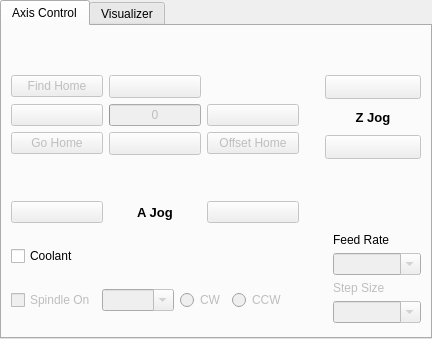
       <widget class="QTabWidget" name="tabControls">
        <property name="enabled">
         <bool>true</bool>
        </property>
        <property name="sizePolicy">
         <sizepolicy hsizetype="Expanding" vsizetype="Expanding">
          <horstretch>0</horstretch>
          <verstretch>0</verstretch>
         </sizepolicy>
        </property>
        <property name="currentIndex">
         <number>0</number>
        </property>
        <widget class="QWidget" name="tabAxis">
         <attribute name="title">
          <string>Axis Control</string>
         </attribute>
         <layout class="QVBoxLayout" name="verticalLayout_6">
          <item>
           <layout class="QHBoxLayout" name="horizontalLayout_13" stretch="150,0,50">
            <property name="sizeConstraint">
             <enum>QLayout::SetDefaultConstraint</enum>
            </property>
            <item>
             <layout class="QGridLayout" name="gridLayout" rowstretch="0,0,0,0,0,0,0,0">
              <property name="sizeConstraint">
               <enum>QLayout::SetMinimumSize</enum>
              </property>
              <item row="3" column="0">
               <widget class="QPushButton" name="btnDecX">
                <property name="enabled">
                 <bool>false</bool>
                </property>
                <property name="sizePolicy">
                 <sizepolicy hsizetype="Expanding" vsizetype="Expanding">
                  <horstretch>0</horstretch>
                  <verstretch>0</verstretch>
                 </sizepolicy>
                </property>
                <property name="maximumSize">
                 <size>
                  <width>16777215</width>
                  <height>300</height>
                 </size>
                </property>
                <property name="text">
                 <string/>
                </property>
                <property name="icon">
                 <iconset>
                  <normaloff>icons/arrowhead7.png</normaloff>icons/arrowhead7.png</iconset>
                </property>
                <property name="iconSize">
                 <size>
                  <width>24</width>
                  <height>24</height>
                 </size>
                </property>
                <property name="flat">
                 <bool>false</bool>
                </property>
               </widget>
              </item>
              <item row="3" column="3">
               <widget class="QPushButton" name="btnIncX">
                <property name="enabled">
                 <bool>false</bool>
                </property>
                <property name="sizePolicy">
                 <sizepolicy hsizetype="Expanding" vsizetype="Expanding">
                  <horstretch>0</horstretch>
                  <verstretch>0</verstretch>
                 </sizepolicy>
                </property>
                <property name="maximumSize">
                 <size>
                  <width>16777215</width>
                  <height>300</height>
                 </size>
                </property>
                <property name="text">
                 <string/>
                </property>
                <property name="icon">
                 <iconset>
                  <normaloff>icons/arrow487.png</normaloff>icons/arrow487.png</iconset>
                </property>
                <property name="iconSize">
                 <size>
                  <width>24</width>
                  <height>24</height>
                 </size>
                </property>
                <property name="flat">
                 <bool>false</bool>
                </property>
               </widget>
              </item>
              <item row="7" column="0">
               <widget class="QPushButton" name="btnDecA">
                <property name="enabled">
                 <bool>false</bool>
                </property>
                <property name="text">
                 <string/>
                </property>
                <property name="icon">
                 <iconset>
                  <normaloff>icons/minus25.png</normaloff>icons/minus25.png</iconset>
                </property>
                <property name="iconSize">
                 <size>
                  <width>24</width>
                  <height>24</height>
                 </size>
                </property>
                <property name="flat">
                 <bool>false</bool>
                </property>
               </widget>
              </item>
              <item row="7" column="3">
               <widget class="QPushButton" name="btnIncA">
                <property name="enabled">
                 <bool>false</bool>
                </property>
                <property name="text">
                 <string/>
                </property>
                <property name="icon">
                 <iconset>
                  <normaloff>icons/plus32.png</normaloff>icons/plus32.png</iconset>
                </property>
                <property name="iconSize">
                 <size>
                  <width>24</width>
                  <height>24</height>
                 </size>
                </property>
                <property name="flat">
                 <bool>false</bool>
                </property>
               </widget>
              </item>
              <item row="4" column="1">
               <widget class="QPushButton" name="btnDecY">
                <property name="enabled">
                 <bool>false</bool>
                </property>
                <property name="sizePolicy">
                 <sizepolicy hsizetype="Expanding" vsizetype="Expanding">
                  <horstretch>0</horstretch>
                  <verstretch>0</verstretch>
                 </sizepolicy>
                </property>
                <property name="maximumSize">
                 <size>
                  <width>16777215</width>
                  <height>300</height>
                 </size>
                </property>
                <property name="text">
                 <string/>
                </property>
                <property name="icon">
                 <iconset>
                  <normaloff>icons/arrow483.png</normaloff>icons/arrow483.png</iconset>
                </property>
                <property name="iconSize">
                 <size>
                  <width>24</width>
                  <height>24</height>
                 </size>
                </property>
                <property name="flat">
                 <bool>false</bool>
                </property>
               </widget>
              </item>
              <item row="1" column="0">
               <widget class="QPushButton" name="btnFindHome">
                <property name="enabled">
                 <bool>false</bool>
                </property>
                <property name="sizePolicy">
                 <sizepolicy hsizetype="Minimum" vsizetype="Fixed">
                  <horstretch>0</horstretch>
                  <verstretch>0</verstretch>
                 </sizepolicy>
                </property>
                <property name="toolTip">
                 <string>Find home for all axis</string>
                </property>
                <property name="text">
                 <string>Find Home</string>
                </property>
               </widget>
              </item>
              <item row="6" column="1">
               <spacer name="verticalSpacer_2">
                <property name="orientation">
                 <enum>Qt::Vertical</enum>
                </property>
                <property name="sizeHint" stdset="0">
                 <size>
                  <width>20</width>
                  <height>40</height>
                 </size>
                </property>
               </spacer>
              </item>
              <item row="4" column="0">
               <widget class="QPushButton" name="btnGoHome">
                <property name="enabled">
                 <bool>false</bool>
                </property>
                <property name="sizePolicy">
                 <sizepolicy hsizetype="Minimum" vsizetype="Fixed">
                  <horstretch>0</horstretch>
                  <verstretch>0</verstretch>
                 </sizepolicy>
                </property>
                <property name="text">
                 <string>Go Home</string>
                </property>
               </widget>
              </item>
              <item row="1" column="1">
               <widget class="QPushButton" name="btnIncY">
                <property name="enabled">
                 <bool>false</bool>
                </property>
                <property name="sizePolicy">
                 <sizepolicy hsizetype="Expanding" vsizetype="Expanding">
                  <horstretch>0</horstretch>
                  <verstretch>0</verstretch>
                 </sizepolicy>
                </property>
                <property name="maximumSize">
                 <size>
                  <width>16777215</width>
                  <height>300</height>
                 </size>
                </property>
                <property name="text">
                 <string/>
                </property>
                <property name="icon">
                 <iconset>
                  <normaloff>icons/navigate6.png</normaloff>icons/navigate6.png</iconset>
                </property>
                <property name="iconSize">
                 <size>
                  <width>24</width>
                  <height>24</height>
                 </size>
                </property>
                <property name="flat">
                 <bool>false</bool>
                </property>
               </widget>
              </item>
              <item row="0" column="1">
               <spacer name="verticalSpacer">
                <property name="orientation">
                 <enum>Qt::Vertical</enum>
                </property>
                <property name="sizeHint" stdset="0">
                 <size>
                  <width>20</width>
                  <height>40</height>
                 </size>
                </property>
               </spacer>
              </item>
              <item row="7" column="1">
               <widget class="QLabel" name="lblJogA">
                <property name="font">
                 <font>
                  <pointsize>10</pointsize>
                  <weight>75</weight>
                  <bold>true</bold>
                 </font>
                </property>
                <property name="text">
                 <string>A Jog</string>
                </property>
                <property name="alignment">
                 <set>Qt::AlignCenter</set>
                </property>
               </widget>
              </item>
              <item row="4" column="3">
               <widget class="QPushButton" name="btnOffsetGoHome">
                <property name="enabled">
                 <bool>false</bool>
                </property>
                <property name="text">
                 <string>Offset Home</string>
                </property>
               </widget>
              </item>
              <item row="3" column="1">
               <widget class="QProgressBar" name="progressVelocity">
                <property name="enabled">
                 <bool>false</bool>
                </property>
                <property name="maximum">
                 <number>16000</number>
                </property>
                <property name="value">
                 <number>0</number>
                </property>
                <property name="textVisible">
                 <bool>true</bool>
                </property>
                <property name="format">
                 <string>%v</string>
                </property>
               </widget>
              </item>
             </layout>
            </item>
            <item>
             <spacer name="horizontalSpacer_5">
              <property name="orientation">
               <enum>Qt::Horizontal</enum>
              </property>
              <property name="sizeHint" stdset="0">
               <size>
                <width>20</width>
                <height>20</height>
               </size>
              </property>
             </spacer>
            </item>
            <item>
             <layout class="QVBoxLayout" name="layoutZJog">
              <property name="sizeConstraint">
               <enum>QLayout::SetMinimumSize</enum>
              </property>
              <item>
               <spacer name="verticalSpacer_4">
                <property name="orientation">
                 <enum>Qt::Vertical</enum>
                </property>
                <property name="sizeHint" stdset="0">
                 <size>
                  <width>20</width>
                  <height>40</height>
                 </size>
                </property>
               </spacer>
              </item>
              <item>
               <widget class="QPushButton" name="btnIncZ">
                <property name="enabled">
                 <bool>false</bool>
                </property>
                <property name="sizePolicy">
                 <sizepolicy hsizetype="Expanding" vsizetype="Expanding">
                  <horstretch>0</horstretch>
                  <verstretch>0</verstretch>
                 </sizepolicy>
                </property>
                <property name="maximumSize">
                 <size>
                  <width>16777215</width>
                  <height>300</height>
                 </size>
                </property>
                <property name="text">
                 <string/>
                </property>
                <property name="icon">
                 <iconset>
                  <normaloff>icons/navigate6.png</normaloff>icons/navigate6.png</iconset>
                </property>
                <property name="iconSize">
                 <size>
                  <width>24</width>
                  <height>24</height>
                 </size>
                </property>
                <property name="flat">
                 <bool>false</bool>
                </property>
               </widget>
              </item>
              <item>
               <widget class="QLabel" name="lblJogZ">
                <property name="sizePolicy">
                 <sizepolicy hsizetype="Preferred" vsizetype="Expanding">
                  <horstretch>0</horstretch>
                  <verstretch>0</verstretch>
                 </sizepolicy>
                </property>
                <property name="font">
                 <font>
                  <pointsize>10</pointsize>
                  <weight>75</weight>
                  <bold>true</bold>
                 </font>
                </property>
                <property name="text">
                 <string>Z Jog</string>
                </property>
                <property name="alignment">
                 <set>Qt::AlignCenter</set>
                </property>
               </widget>
              </item>
              <item>
               <widget class="QPushButton" name="btnDecZ">
                <property name="enabled">
                 <bool>false</bool>
                </property>
                <property name="sizePolicy">
                 <sizepolicy hsizetype="Expanding" vsizetype="Expanding">
                  <horstretch>0</horstretch>
                  <verstretch>0</verstretch>
                 </sizepolicy>
                </property>
                <property name="maximumSize">
                 <size>
                  <width>16777215</width>
                  <height>300</height>
                 </size>
                </property>
                <property name="text">
                 <string/>
                </property>
                <property name="icon">
                 <iconset>
                  <normaloff>icons/arrow483.png</normaloff>icons/arrow483.png</iconset>
                </property>
                <property name="iconSize">
                 <size>
                  <width>24</width>
                  <height>24</height>
                 </size>
                </property>
                <property name="flat">
                 <bool>false</bool>
                </property>
               </widget>
              </item>
              <item>
               <spacer name="verticalSpacer_3">
                <property name="orientation">
                 <enum>Qt::Vertical</enum>
                </property>
                <property name="sizeHint" stdset="0">
                 <size>
                  <width>20</width>
                  <height>64</height>
                 </size>
                </property>
               </spacer>
              </item>
             </layout>
            </item>
           </layout>
          </item>
          <item>
           <layout class="QHBoxLayout" name="horizontalLayout_12" stretch="0,0,0">
            <item>
             <layout class="QVBoxLayout" name="verticalLayout">
              <item>
               <layout class="QHBoxLayout" name="horizontalLayout_5">
                <item>
                 <widget class="QCheckBox" name="checkBoxCoolant">
                  <property name="text">
                   <string>Coolant</string>
                  </property>
                 </widget>
                </item>
                <item>
                 <spacer name="horizontalSpacer_3">
                  <property name="orientation">
                   <enum>Qt::Horizontal</enum>
                  </property>
                  <property name="sizeHint" stdset="0">
                   <size>
                    <width>40</width>
                    <height>20</height>
                   </size>
                  </property>
                 </spacer>
                </item>
               </layout>
              </item>
              <item>
               <layout class="QHBoxLayout" name="horizontalLayout_4">
                <item>
                 <widget class="QCheckBox" name="checkBoxSpindle">
                  <property name="enabled">
                   <bool>false</bool>
                  </property>
                  <property name="sizePolicy">
                   <sizepolicy hsizetype="Minimum" vsizetype="Minimum">
                    <horstretch>0</horstretch>
                    <verstretch>0</verstretch>
                   </sizepolicy>
                  </property>
                  <property name="text">
                   <string>Spindle On</string>
                  </property>
                  <property name="checked">
                   <bool>false</bool>
                  </property>
                 </widget>
                </item>
                <item>
                 <widget class="QComboBox" name="comboSpindleSpeed">
                  <property name="enabled">
                   <bool>false</bool>
                  </property>
                  <property name="editable">
                   <bool>true</bool>
                  </property>
                  <property name="insertPolicy">
                   <enum>QComboBox::InsertAlphabetically</enum>
                  </property>
                 </widget>
                </item>
                <item>
                 <widget class="QRadioButton" name="radioSpindleDirectionCW">
                  <property name="enabled">
                   <bool>false</bool>
                  </property>
                  <property name="text">
                   <string>CW</string>
                  </property>
                 </widget>
                </item>
                <item>
                 <widget class="QRadioButton" name="radioSpindleDirectionCCW">
                  <property name="enabled">
                   <bool>false</bool>
                  </property>
                  <property name="text">
                   <string>CCW</string>
                  </property>
                 </widget>
                </item>
               </layout>
              </item>
             </layout>
            </item>
            <item>
             <spacer name="horizontalSpacer_4">
              <property name="orientation">
               <enum>Qt::Horizontal</enum>
              </property>
              <property name="sizeHint" stdset="0">
               <size>
                <width>40</width>
                <height>20</height>
               </size>
              </property>
             </spacer>
            </item>
            <item>
             <layout class="QVBoxLayout" name="verticalLayoutStepSize" stretch="0,0,0,0">
              <property name="leftMargin">
               <number>0</number>
              </property>
              <property name="topMargin">
               <number>4</number>
              </property>
              <property name="rightMargin">
               <number>0</number>
              </property>
              <property name="bottomMargin">
               <number>5</number>
              </property>
              <item>
               <widget class="QLabel" name="lblFeedRate">
                <property name="enabled">
                 <bool>true</bool>
                </property>
                <property name="text">
                 <string>Feed Rate</string>
                </property>
               </widget>
              </item>
              <item>
               <widget class="QComboBox" name="comboFeedRate">
                <property name="enabled">
                 <bool>false</bool>
                </property>
                <property name="editable">
                 <bool>true</bool>
                </property>
               </widget>
              </item>
              <item>
               <widget class="QLabel" name="lblStep">
                <property name="enabled">
                 <bool>false</bool>
                </property>
                <property name="sizePolicy">
                 <sizepolicy hsizetype="Preferred" vsizetype="Minimum">
                  <horstretch>0</horstretch>
                  <verstretch>0</verstretch>
                 </sizepolicy>
                </property>
                <property name="text">
                 <string>Step Size           </string>
                </property>
               </widget>
              </item>
              <item>
               <widget class="QComboBox" name="comboStep">
                <property name="enabled">
                 <bool>false</bool>
                </property>
                <property name="sizePolicy">
                 <sizepolicy hsizetype="MinimumExpanding" vsizetype="Minimum">
                  <horstretch>0</horstretch>
                  <verstretch>0</verstretch>
                 </sizepolicy>
                </property>
                <property name="editable">
                 <bool>true</bool>
                </property>
               </widget>
              </item>
             </layout>
            </item>
           </layout>
          </item>
         </layout>
        </widget>
        <widget class="QWidget" name="tabVisualizer">
         <attribute name="title">
          <string>Visualizer</string>
         </attribute>
         <layout class="QVBoxLayout" name="verticalLayout_5">
          <property name="spacing">
           <number>0</number>
          </property>
          <property name="margin">
           <number>0</number>
          </property>
          <item>
           <layout class="QHBoxLayout" name="visualiserContainer"/>
          </item>
         </layout>
        </widget>
       </widget>
